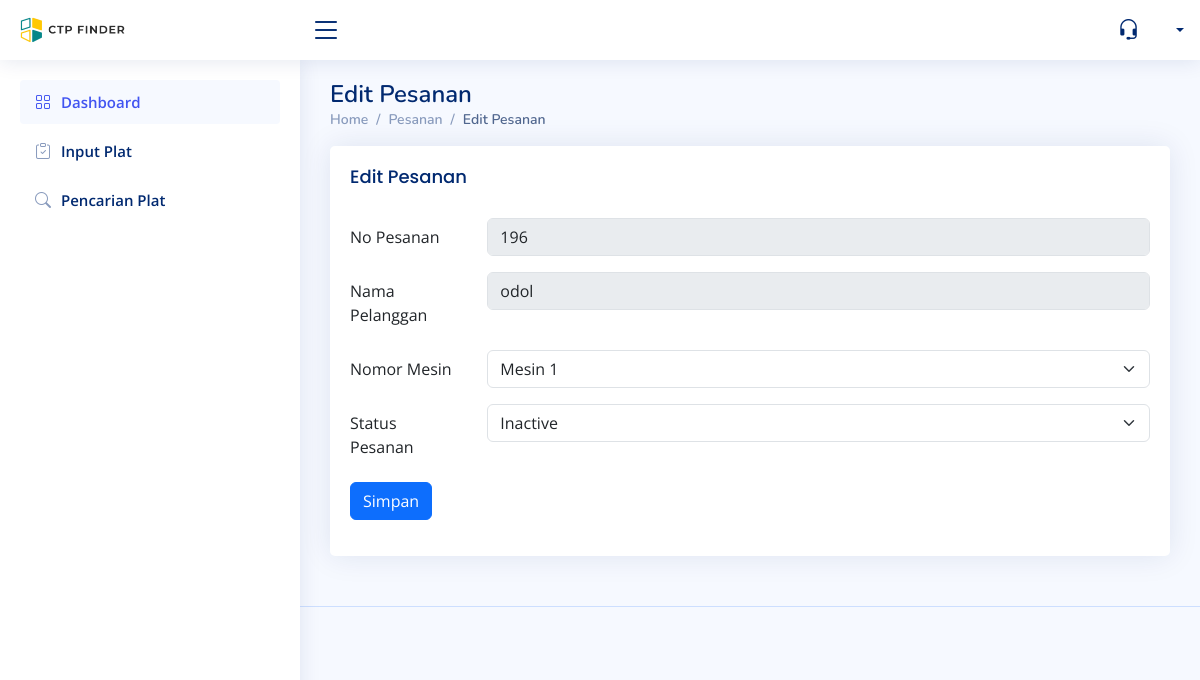
The app's page /dashboard-admin/pages/content/pesanan/edit-ss.php?id=196 with its own data.
### tables this page shows
CREATE TABLE `tbl_reservasi_ss` (
  `id_tbl_r` int(11) NOT NULL,
  `jam` varchar(10) NOT NULL,
  `id_user` int(11) NOT NULL,
  `jenis_layanan` enum('Wash It Yourself','Dry It Yourself') NOT NULL,
  `nomor_antrian` int(4) NOT NULL,
  `tanggal_pesanan` datetime NOT NULL DEFAULT current_timestamp(),
  `status_pesanan` enum('Active','Inactive') NOT NULL
);

CREATE TABLE `tbl_users` (
  `id_user` int(11) NOT NULL,
  `name` varchar(50) NOT NULL,
  `email` varchar(255) NOT NULL,
  `no_whatsapp` varchar(15) DEFAULT NULL,
  `role` enum('admin','user') NOT NULL DEFAULT 'user',
  `password` varchar(255) NOT NULL,
  `created_at` timestamp NOT NULL DEFAULT current_timestamp(),
  `update_at` timestamp NULL DEFAULT NULL,
  `alamat` varchar(150) DEFAULT NULL
);

### dashboard-admin/pages/content/pesanan/edit-ss.php (the view, shortened to what this page needs)
<?php
  include '../../../../config/db.php';
  $id = $_GET["id"];
  $query = mysqli_query($db_connect, "SELECT tbl_reservasi_ss.*, tbl_users.*
                                      FROM tbl_reservasi_ss
                                      JOIN tbl_users ON tbl_reservasi_ss.id_user = tbl_users.id_user
                                      WHERE id_tbl_r = $id");
  while ($row = mysqli_fetch_assoc($query)) {
    ?>
    <main id="main" class="main">
      <div class="pagetitle">
        <h1>Edit Pesanan</h1>
        <nav>
          <ol class="breadcrumb">
            <li class="breadcrumb-item"><a href="../dashboard/Dashboard.php">Home</a></li>
            <li class="breadcrumb-item"><a href="./pesanan.php">Pesanan</a></li>
            <li class="breadcrumb-item active">Edit Pesanan</li>
          </ol>
        </nav>
      </div>
      <section class="section dashboard">
      <div class="col-lg-12">
        <div class="card">
          <div class="card-body">
            <h5 class="card-title">Edit Pesanan</h5>
              <form action="../../../../backend/proses_edit_ss.php" method="POST">
                <div class="row mb-3">
                  <label for="inputText" class="col-sm-2 col-form-label disabled">No Pesanan</label>
                  <div class="col-sm-10">
                  <input type="number" class="form-control" value="<?php echo $row['id_tbl_r'] ?>" disabled>
                  </div>
                </div>
                <div class="row mb-3">
                  <label for="inputText" class="col-sm-2 col-form-label" value="name">Nama Pelanggan</label>
                  <div class="col-sm-10">
                    <input type="text" class="form-control"  name = "id_user" value="<?php echo $row['name'] ?> " disabled>
                  </div>
                </div>
                <div class="row mb-3">
                  <label class="col-sm-2 col-form-label">Nomor Mesin</label>
                  <div class="col-sm-10">
                    <select class="form-select" name = "nomor_antrian" aria-label="Default select example">
                      <option value="1" <?php if ($row['nomor_antrian'] == "1") echo "selected"?>>Mesin 1</option>
                    </select>
                  </div>
                </div>
                <div class="row mb-3">
                  <label class="col-sm-2 col-form-label">Status Pesanan</label>
                  <div class="col-sm-10">
                    <select class="form-select" name = "status_pesanan" aria-label="Default select example">
                      <option value="Inactive" <?php if ($row['status_pesanan'] == "Inactive") echo "selected"?>>Inactive</option>
                    </select>
                  </div>
                </div>
                <div class="row mb-3">
                  <div class="col-sm-10">
                    <button type="submit" class="btn btn-primary">Simpan</button>
                  </div>
                </div>
              </form>
          </div>
        </div>
      </div>
    </section>
  </main>
    <?php
  }
?>

### dashboard-admin/assets/css/style.css (style rules this page uses)
:root { scroll-behavior: smooth; }
body { font-family: "Open Sans", sans-serif; background: #f6f9ff; color: #444444; }
a { color: #4154f1; text-decoration: none; }
h1, h2, h3, h4, h5, h6 { font-family: "Nunito", sans-serif; }
#main { margin-top: 60px; padding: 20px 30px; transition: all 0.3s; }
.pagetitle { margin-bottom: 10px; }
.pagetitle h1 { font-size: 24px; margin-bottom: 0; font-weight: 600; color: #012970; }
.card { margin-bottom: 30px; border: none; border-radius: 5px; box-shadow: 0px 0 30px rgba(1, 41, 112, 0.1); }
.card-title { padding: 20px 0 15px 0; font-size: 18px; font-weight: 500; color: #012970; font-family: "Poppins", sans-serif; }
.card-body { padding: 0 20px 20px 20px; }
.breadcrumb { font-size: 14px; font-family: "Nunito", sans-serif; color: #899bbd; font-weight: 600; }
.breadcrumb a { color: #899bbd; transition: 0.3s; }
.breadcrumb .breadcrumb-item::before { color: #899bbd; }
.breadcrumb .active { color: #51678f; font-weight: 600; }
@media (min-width: 1200px) { #main, #footer { margin-left: 300px; } }

### records on screen
tbl_reservasi_ss: id_tbl_r "196", id_user "odol", nomor_antrian "Mesin 1", status_pesanan "Inactive"
